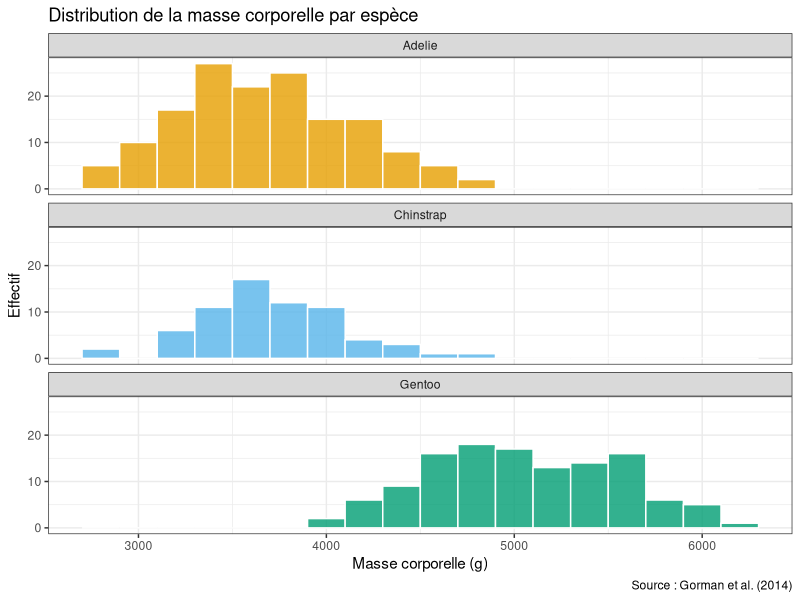
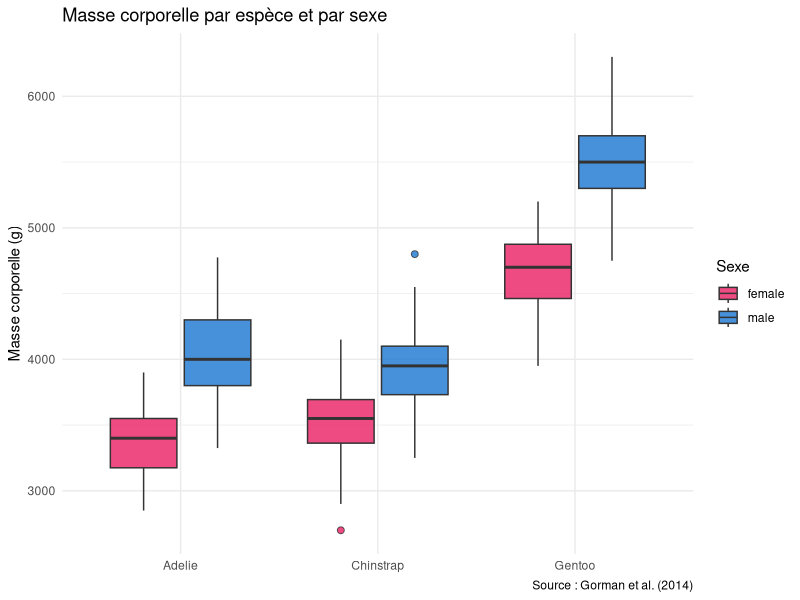
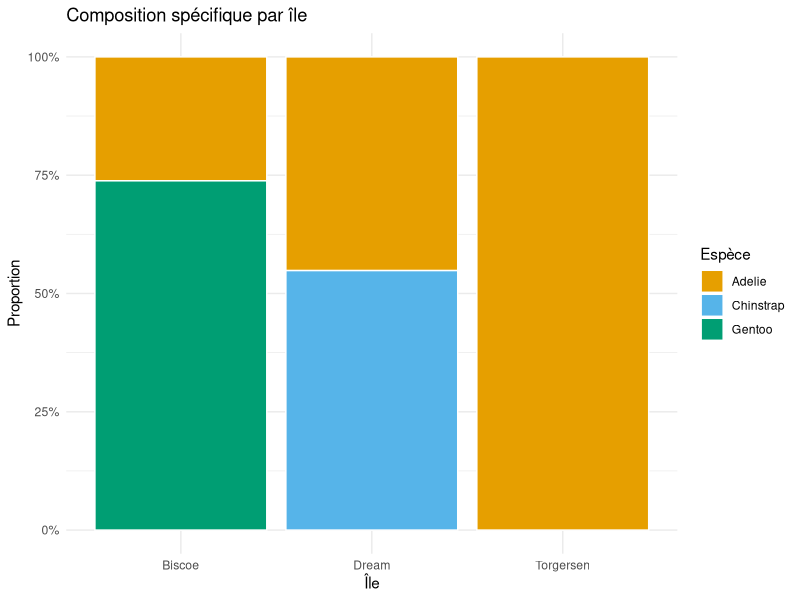
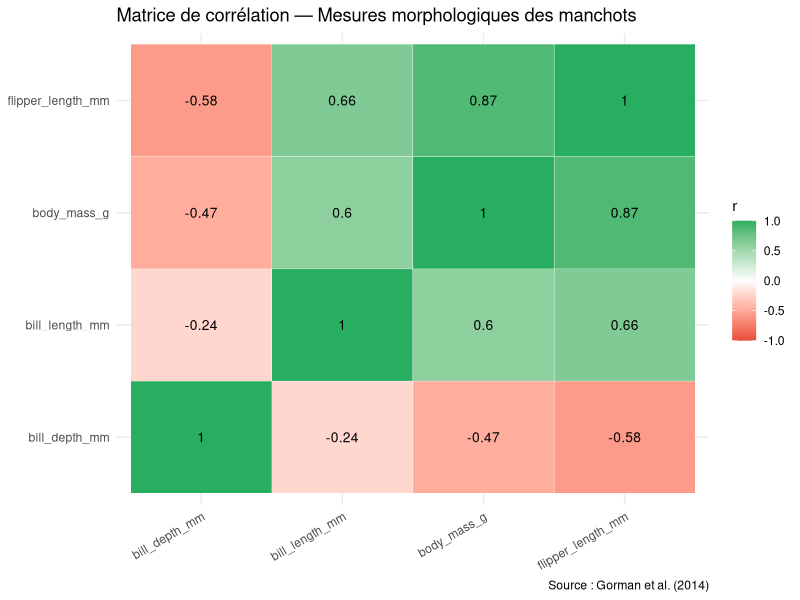

Here is the R script that generated these plots, in order:
## ---- chunk 1
library(tidyverse)
library(palmerpenguins)
library(skimr)
## ---- chunk 2
# Les données palmerpenguins contiennent des mesures morphologiques
# sur 344 manchots de 3 espèces observés dans l'archipel Palmer (Antarctique)
data(penguins)
glimpse(penguins)
## ---- chunk 3
# Résumé rapide avec summary()
summary(penguins)
## ---- chunk 4
# Résumé enrichi avec skimr
skim(penguins)
## ---- chunk 5
# Masse corporelle moyenne des manchots
mean(penguins$body_mass_g, na.rm = TRUE)

# Moyenne par espèce
penguins |>
  group_by(species) |>
  summarise(masse_moy = mean(body_mass_g, na.rm = TRUE))
## ---- chunk 6
median(penguins$body_mass_g, na.rm = TRUE)

# Comparaison moyenne / médiane (indice d'asymétrie)
penguins |>
  group_by(species) |>
  summarise(
    masse_moy = mean(body_mass_g, na.rm = TRUE),
    masse_med = median(body_mass_g, na.rm = TRUE),
    asymetrie = masse_moy - masse_med   # >0 : asymétrie droite
  )
## ---- chunk 7
# Calculer le mode manuellement
mode_stat <- function(x, na.rm = TRUE) {
  if (na.rm) x <- x[!is.na(x)]
  ux <- unique(x)
  ux[which.max(tabulate(match(x, ux)))]
}

mode_stat(penguins$island)
mode_stat(penguins$species)
## ---- chunk 8
var(penguins$body_mass_g, na.rm = TRUE)   # Variance
sd(penguins$body_mass_g, na.rm = TRUE)    # Écart-type

# Comparaison de la variabilité par espèce
penguins |>
  group_by(species) |>
  summarise(
    masse_moy = round(mean(body_mass_g, na.rm = TRUE), 0),
    masse_sd  = round(sd(body_mass_g, na.rm = TRUE), 0),
    cv        = round(sd(body_mass_g, na.rm = TRUE) /
                      mean(body_mass_g, na.rm = TRUE) * 100, 1)
  )
## ---- chunk 9
# Quartiles
quantile(penguins$body_mass_g, na.rm = TRUE)

# Quantiles personnalisés
quantile(penguins$body_mass_g,
         probs = c(0.05, 0.25, 0.50, 0.75, 0.95),
         na.rm = TRUE)

# Étendue interquartile
IQR(penguins$body_mass_g, na.rm = TRUE)
## ---- chunk 10
# Tableau de résumé complet par espèce
penguins |>
  group_by(species) |>
  summarise(
    n      = sum(!is.na(body_mass_g)),
    min    = min(body_mass_g, na.rm = TRUE),
    Q1     = quantile(body_mass_g, 0.25, na.rm = TRUE),
    median = median(body_mass_g, na.rm = TRUE),
    mean   = round(mean(body_mass_g, na.rm = TRUE), 0),
    Q3     = quantile(body_mass_g, 0.75, na.rm = TRUE),
    max    = max(body_mass_g, na.rm = TRUE),
    sd     = round(sd(body_mass_g, na.rm = TRUE), 0),
    IQR    = IQR(body_mass_g, na.rm = TRUE)
  )
## ---- chunk 11
penguins |>
  group_by(species) |>
  summarise(across(
    c(bill_length_mm, bill_depth_mm, flipper_length_mm, body_mass_g),
    ~ round(sd(.x, na.rm = TRUE) / mean(.x, na.rm = TRUE) * 100, 1),
    .names = "CV_{.col}"
  ))
## ---- chunk 12
# Fréquences absolues
table(penguins$species)

# Fréquences relatives (%)
prop.table(table(penguins$species)) * 100

# Tableau croisé
table(penguins$species, penguins$island)
## ---- chunk 13
# Avec dplyr et des pourcentages formatés
penguins |>
  count(species, island) |>
  mutate(
    pct = round(n / sum(n) * 100, 1)
  ) |>
  arrange(species, island)
## ---- chunk 14
penguins |>
  filter(!is.na(body_mass_g)) |>
  ggplot(aes(x = body_mass_g, fill = species)) +
  geom_histogram(binwidth = 200, color = "white", alpha = 0.8) +
  scale_fill_manual(values = c("#E69F00", "#56B4E9", "#009E73")) +
  facet_wrap(~ species, ncol = 1) +
  labs(
    title   = "Distribution de la masse corporelle par espèce",
    x       = "Masse corporelle (g)",
    y       = "Effectif",
    fill    = "Espèce",
    caption = "Source : Gorman et al. (2014)"
  ) +
  theme_bw() +
  theme(legend.position = "none")
## ---- chunk 15
penguins |>
  filter(!is.na(sex)) |>
  mutate(species = fct_reorder(species, body_mass_g, median)) |>
  ggplot(aes(x = species, y = body_mass_g, fill = sex)) +
  geom_boxplot(outlier.shape = 21, outlier.size = 2, alpha = 0.8) +
  scale_fill_manual(values = c("female" = "#e91e63", "male" = "#1976d2")) +
  labs(
    title   = "Masse corporelle par espèce et par sexe",
    x       = NULL,
    y       = "Masse corporelle (g)",
    fill    = "Sexe",
    caption = "Source : Gorman et al. (2014)"
  ) +
  theme_minimal()
## ---- chunk 16
penguins |>
  count(species, island) |>
  ggplot(aes(x = island, y = n, fill = species)) +
  geom_col(position = "fill", color = "white") +
  scale_y_continuous(labels = scales::percent) +
  scale_fill_manual(values = c("#E69F00", "#56B4E9", "#009E73")) +
  labs(
    title = "Composition spécifique par île",
    x     = "Île",
    y     = "Proportion",
    fill  = "Espèce"
  ) +
  theme_minimal()
## ---- chunk 17
#| message: false
# Corrélations entre variables numériques
penguins |>
  select(bill_length_mm, bill_depth_mm, flipper_length_mm, body_mass_g) |>
  drop_na() |>
  cor() |>
  as.data.frame() |>
  rownames_to_column("var1") |>
  pivot_longer(-var1, names_to = "var2", values_to = "r") |>
  ggplot(aes(x = var1, y = var2, fill = r)) +
  geom_tile(color = "white") +
  geom_text(aes(label = round(r, 2)), size = 3.5) +
  scale_fill_gradient2(low = "#e74c3c", mid = "white", high = "#27ae60",
                       midpoint = 0, limits = c(-1, 1)) +
  labs(
    title = "Matrice de corrélation — Mesures morphologiques des manchots",
    x = NULL, y = NULL, fill = "r",
    caption = "Source : Gorman et al. (2014)"
  ) +
  theme_minimal() +
  theme(axis.text.x = element_text(angle = 30, hjust = 1))
